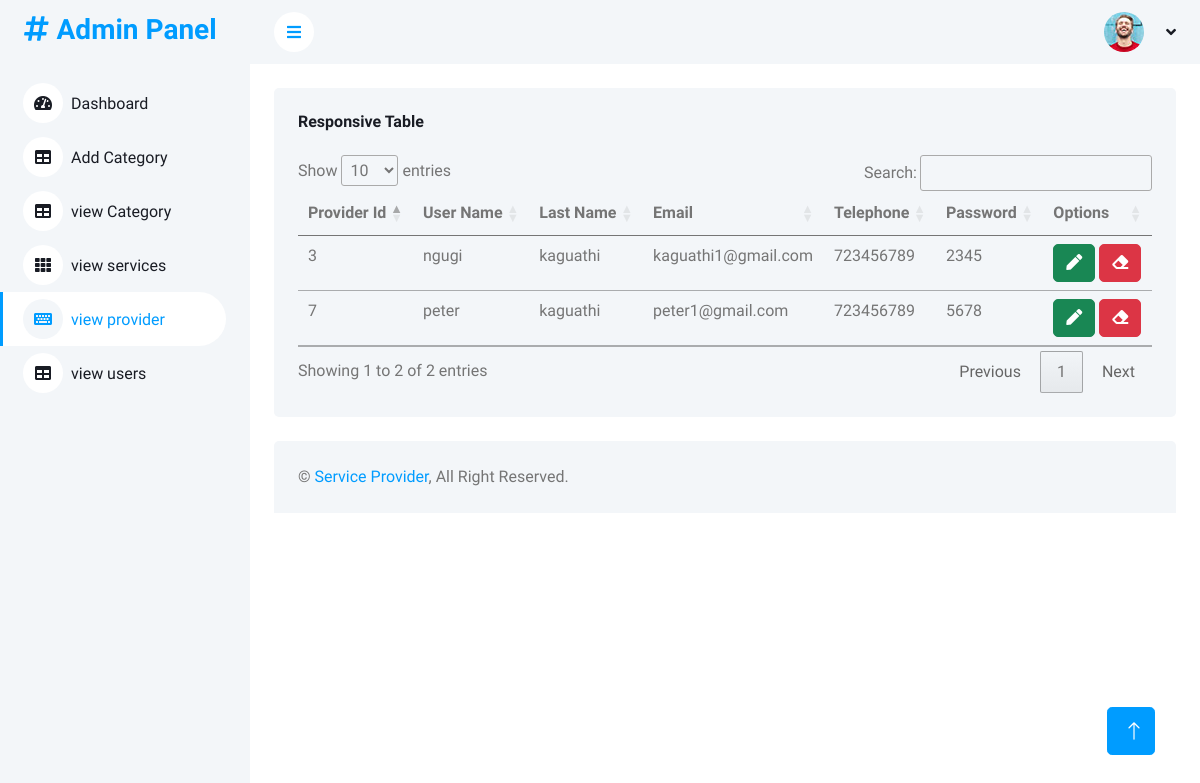
The page /admin/provider.php on the database its author committed.
### tables this page shows
CREATE TABLE IF NOT EXISTS `provider` (
  `provider_id` int(11) NOT NULL AUTO_INCREMENT,
  `username` varchar(100) NOT NULL,
  `lastname` varchar(100) NOT NULL,
  `email` varchar(100) NOT NULL,
  `telephone` int(11) NOT NULL,
  `password` varchar(100) NOT NULL,
  `profile_pic` varchar(100) NOT NULL,
  PRIMARY KEY (`provider_id`)
);

### admin/provider.php (the view, shortened to what this page needs)
<!DOCTYPE html>
<html lang="en">
<head>
</head>
<body>
        <?php include "sidebar.php";?>
            <div class="container-fluid pt-4 px-4">
                <div class="row g-4">
                    <div class="col-12">
                        <div class="bg-light rounded h-100 p-4">
                            <h6 class="mb-4">Responsive Table</h6>
                            <div class="table-responsive">
                                <table class="table" id="provider-data">
                                    <thead>
                                        <tr>
                                            <th scope="col">Provider Id</th>
                                            <th scope="col">User Name</th>
                                            <th scope="col">Last Name</th>
                                            <th scope="col">Email</th>
                                            <th scope="col">Telephone</th>
                                            <th scope="col">Password</th>
                                            <th scope="col">Options</th>
                                        </tr>
                                    </thead>
                                    <tbody>
                                    <?php
                                        $sql = "SELECT * FROM provider";
                                        $result = mysqli_query($conn, $sql);
                                        if (mysqli_num_rows($result) > 0){
                                            while($rows = mysqli_fetch_array($result)){
                                        ?>
                                        <tr>
                                            <td><?php echo $rows['provider_id'];?></td>
                                            <td><?php echo $rows['username'];?></td>
                                            <td><?php echo $rows['lastname'];?></td>
                                            <td><?php echo $rows['email'];?></td>
                                            <td><?php echo $rows['telephone'];?></td>
                                            <td><?php echo $rows['password'];?></td>
                                            <td>
                                                <button type="button" class="btn btn-success edit-btn"><i class="fa fa-pen text-white"></i></button>
                                                <button type="submit" class="btn btn-danger delete-provider" value="<?= $rows['provider_id']?>"><i class="fa fa-eraser text-white"></i></button>
                                            </td>
                                        </tr>
                                        <?php
                                            }
                                        }
                                        ?>
                                    </tbody>
                                </table>
                            </div>
                        </div>
                    </div>
                </div>
            </div>
            <?php include "footer.php";?>
        <a href="#" class="btn btn-lg btn-primary btn-lg-square back-to-top"><i class="bi bi-arrow-up"></i></a>
    </div>
</body>
</html>

### css/style.css (style rules this page uses)
:root { --primary: #009CFF; --light: #F3F6F9; --dark: #191C24; }
.back-to-top { position: fixed; display: none; right: 45px; bottom: 45px; z-index: 99; }
.btn { transition: .5s; }
.btn.btn-primary { color: #FFFFFF; }
.btn-lg-square { width: 48px; height: 48px; }
.btn-square, .btn-sm-square, .btn-lg-square { padding: 0; display: inline-flex; align-items: center; justify-content: center; font-weight: normal; border-radius: 50px; }

### rows shown on the page
provider: provider_id "3", username "ngugi", lastname "kaguathi", email "kaguathi1@gmail.com", telephone "723456789", password "2345"
provider: provider_id "7", username "peter", lastname "kaguathi", email "peter1@gmail.com", telephone "723456789", password "5678"
